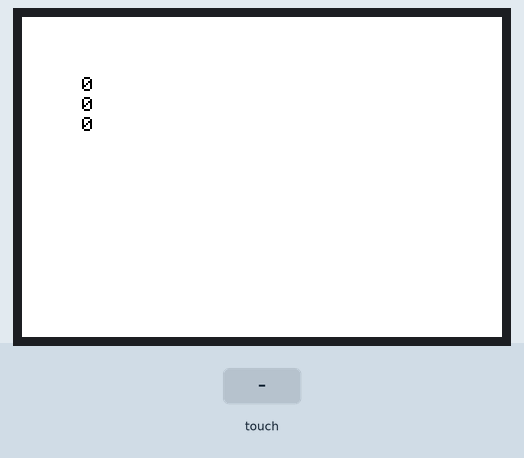
Recording of a sketch running on a simulated Arduino Uno, built with avr-gcc and run on an emulated ATmega328P. On the bench: 480×320 colour display. Inputs (shaded band) come from the test bench.

Above: at 1.5 s.
1.6 s: touch panel pressed at 13 % / 10 % of its raw x / y range
At 3.1 s:
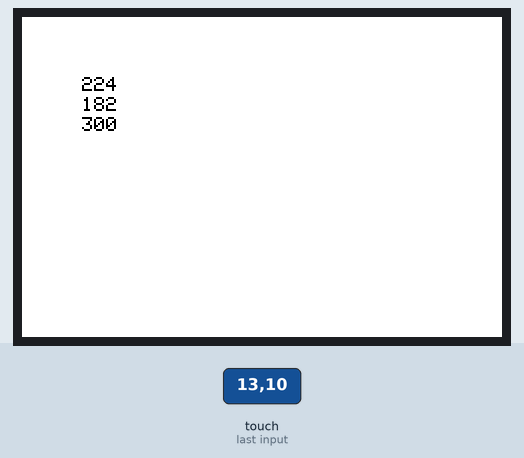
6.1 s: touch panel pressed at 38 % / 10 % of its raw x / y range
Timing chart, 0 to 9.1 s (numbered marks = the images above; inputs shaded):
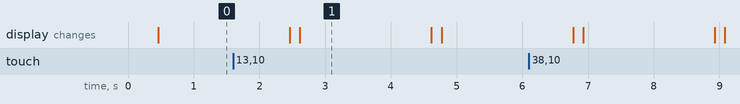

Measured:
- after the input at 1.6 s, the display: first differs from a run without the input after 1.0 s (image 1)
- what the display in image 1 shows lasts 2.0 s, from 2.6 s to 4.6 s

The sketch:

tftdisplay.ino
```cpp
// (licence header left out)
// SPI, I2C, HX8357 TFT, GFX TFT, STMPE610 Touch
#include <SPI.h>
#include <Wire.h>
#include <Adafruit_GFX.h>
#include "Adafruit_HX8357.h"
#include "Adafruit_STMPE610.h"

#include "TouchScreen.h"  // ETRA

// These are the four touchscreen analog pins
#define YP A2  // must be an analog pin, use "An" notation!
#define XM A3  // must be an analog pin, use "An" notation!
#define YM 7   // can be a digital pin
#define XP 8   // can be a digital pin

// This is calibration data for the raw touch data to the screen coordinates
#define TS_MINX 110
#define TS_MINY 80
#define TS_MAXX 900
#define TS_MAXY 940

#define MINPRESSURE 10
#define MAXPRESSURE 1000

TouchScreen ts = TouchScreen(XP, YP, XM, YM, 300);

// HX8357 TFT PINS
#define SD_CS 4
#define TFT_DC 9
#define TFT_CS 10

// Init: HX8357
Adafruit_HX8357 tft = Adafruit_HX8357(TFT_CS, TFT_DC);

// Init: STMPE610 Touch
Adafruit_STMPE610 touch = Adafruit_STMPE610();

void setup() {

  // Gather Touch Sensor
  int x,y,z;
  //touch.readData(x,y,z);

  // TFT: White Background
  tft.begin(HX8357D);
  tft.setRotation(3);
  tft.fillScreen(HX8357_WHITE);

  // Display: Approx Temp:
  tft.setCursor(60,20);
  tft.setTextColor(HX8357_BLACK);
  tft.setTextSize(2);
  tft.println("Temp:  75F");

  // Display: Humidity
  tft.setCursor(60,40);
  tft.setTextColor(HX8357_BLACK);
  tft.setTextSize(2);
  tft.println("Humid: 20%");

}

void loop() {

  // Read Input
  TSPoint p = ts.getPoint();

  tft.fillScreen(HX8357_WHITE);

  // Display: X Coord
  tft.setCursor(60,60);
  tft.setTextColor(HX8357_BLACK);
  tft.setTextSize(2);
  tft.println(p.x);

  // Display: Y Coord
  tft.setCursor(60,80);
  tft.setTextColor(HX8357_BLACK);
  tft.setTextSize(2);
  tft.println(p.y);

  // Display: Z Coord
  tft.setCursor(60,100);
  tft.setTextColor(HX8357_BLACK);
  tft.setTextSize(2);
  tft.println(p.z);

  delay(2000);

}
```
